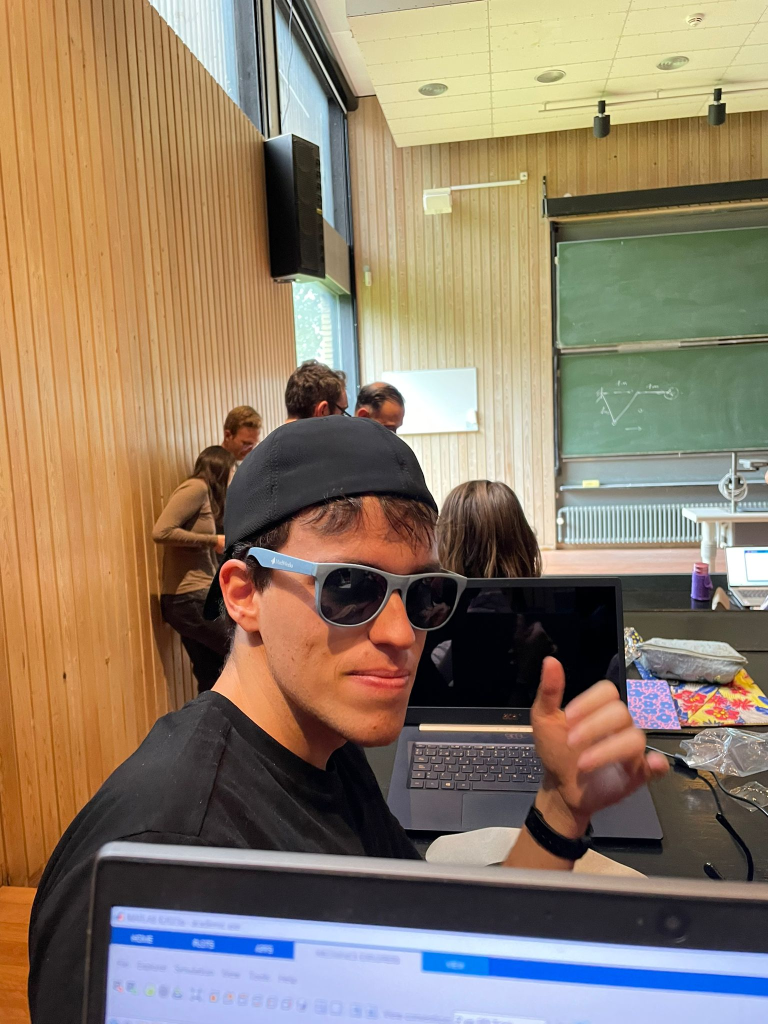
#> input picture ex1/data/cool.jpg, 1536 x 2048 px (shown at 1/2 size)
$ python ex1_2.py
#> lines starting #> are read from the running program, lines starting #| are printed output that depends on the picture
from skimage import color, io, measure, img_as_ubyte # type: ignore
from skimage.measure import profile_line
from skimage.transform import rescale, resize
import matplotlib.pyplot as plt
import numpy as np
import pydicom as dicom

# Directory containing image
in_dir = "data/"
im_name = "cool.jpg"
im_org = io.imread(in_dir + im_name)
#> im_org is the input picture: shape (2048, 1536, 3); mean R, G, B 142.4, 124.9, 104.3

# Rescaled image
im_rescaled = rescale(im_org, 0.25, anti_aliasing=True, channel_axis=2)
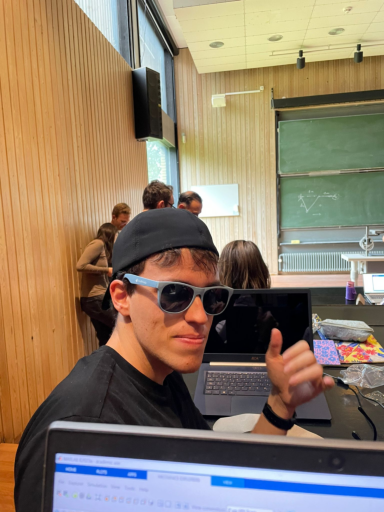
#> im_rescaled: shape (512, 384, 3) float64; mean R, G, B 0.558, 0.49, 0.409

# [26 lines of commented-out code are left out]
im_gray = color.rgb2gray(im_org)
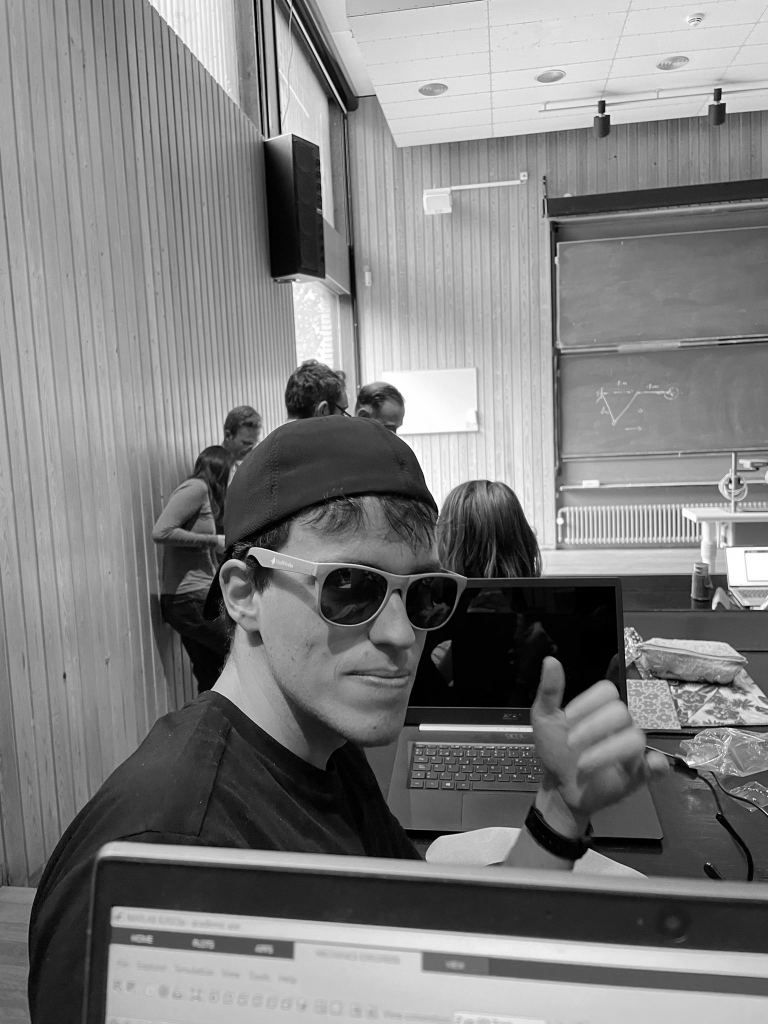
#> im_gray: shape (2048, 1536) float64 (shown at 1/2 size); min 0, max 1, mean 0.499
im_byte = img_as_ubyte(im_gray)

# Histogram
plt.hist(im_byte.ravel(), bins=256)
plt.title('Image histogram')
io.show()
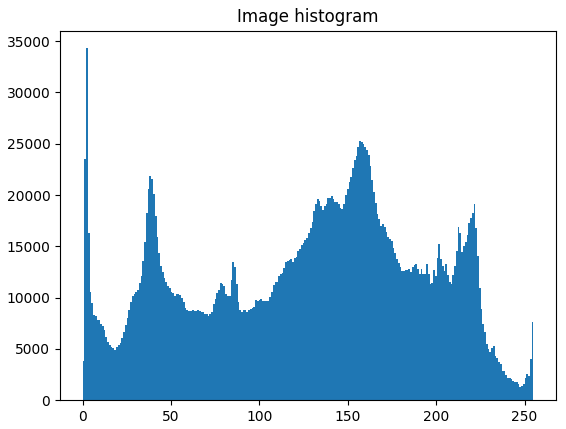
#> figure drawn by matplotlib, 1 panel; tallest bar 34313 high, from x = 1.99 to 2.99

$ run again, with ex1/data/DTUSign1_black.jpg copied over ex1/data/cool.jpg
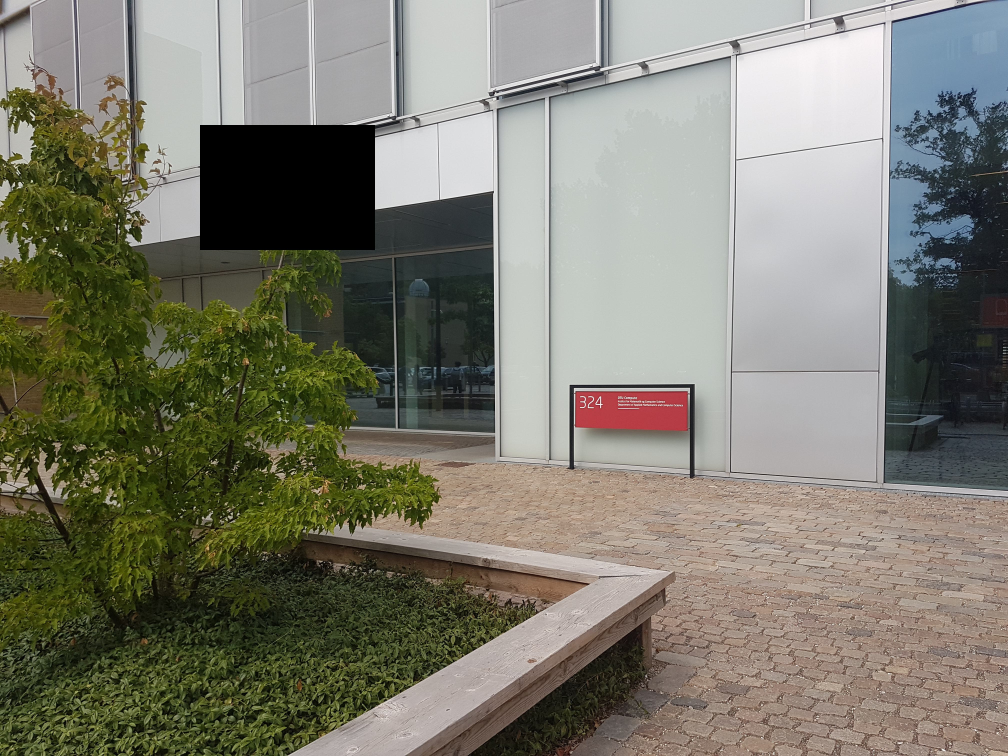
#> input picture ex1/data/DTUSign1_black.jpg, 4032 x 3024 px (shown at 1/4 size)
#> im_org is the input picture: shape (3024, 4032, 3); mean R, G, B 123.6, 122.5, 109.3
#> `im_gray = color.rgb2gray(im_org)`:
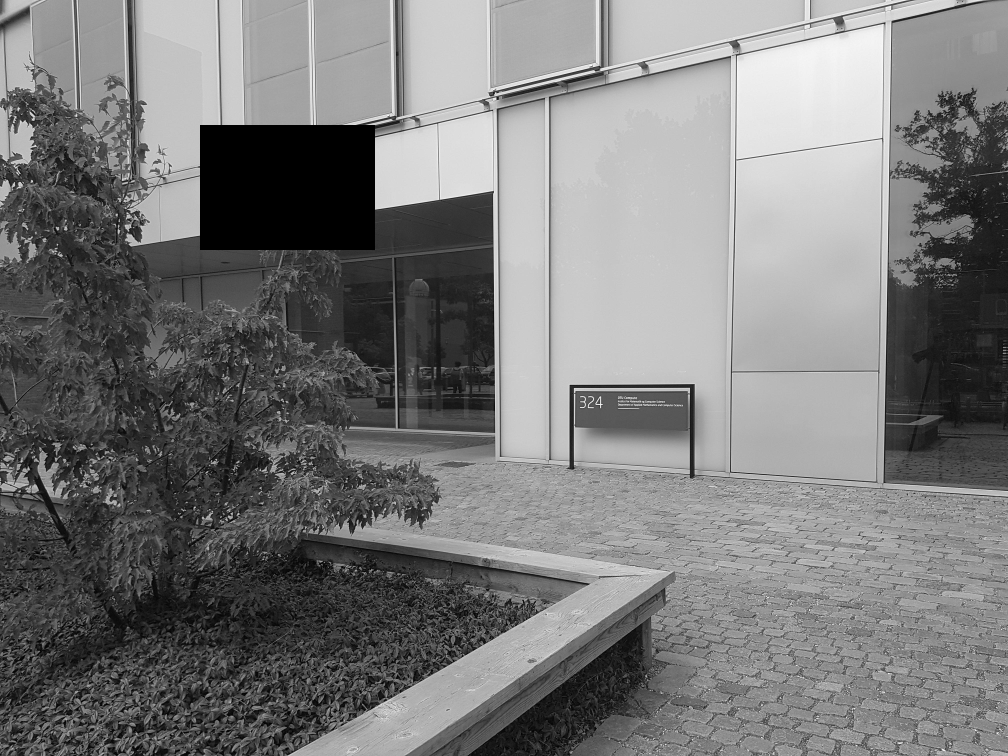
#> im_gray: shape (3024, 4032) float64 (shown at 1/4 size); min 0, max 1, mean 0.478
#> `io.show()`:
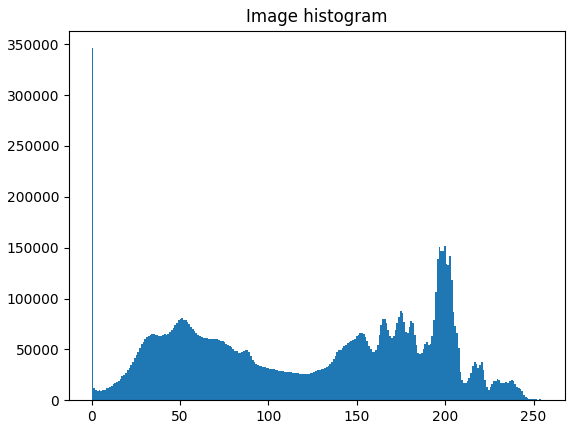
#> figure drawn by matplotlib, 1 panel; tallest bar 346125 high, from x = 0 to 0.996

$ run again, with ex1/data/ardeche.jpg copied over ex1/data/cool.jpg
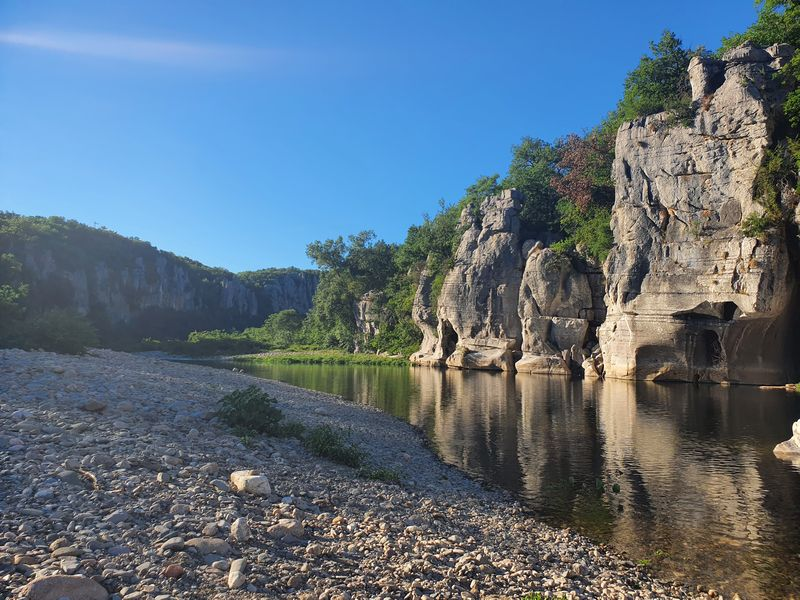
#> input picture ex1/data/ardeche.jpg, 800 x 600 px
#> im_org is the input picture: shape (600, 800, 3); mean R, G, B 94.1, 113.1, 129.5
#> `im_gray = color.rgb2gray(im_org)`:
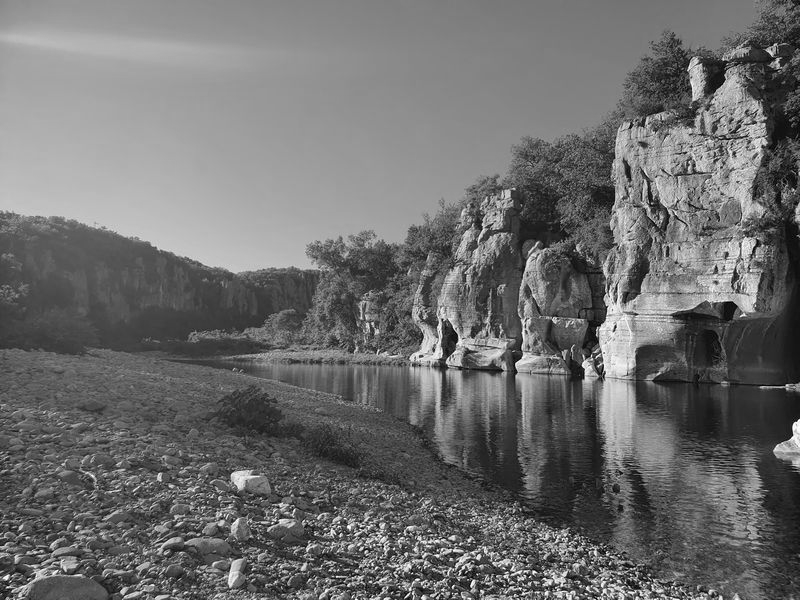
#> im_gray: shape (600, 800) float64; min 0, max 0.999, mean 0.432
#> `io.show()`:
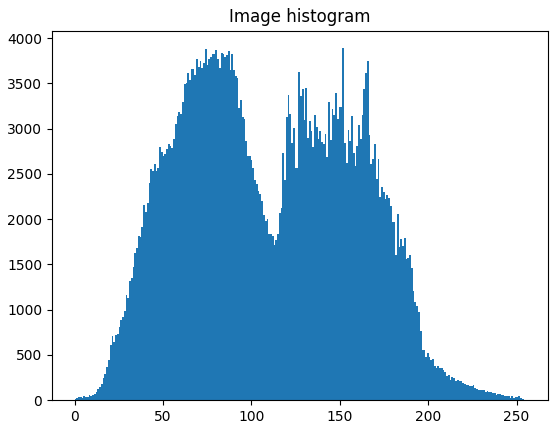
#> figure drawn by matplotlib, 1 panel; tallest bar 3890 high, from x = 151.4 to 152.4
